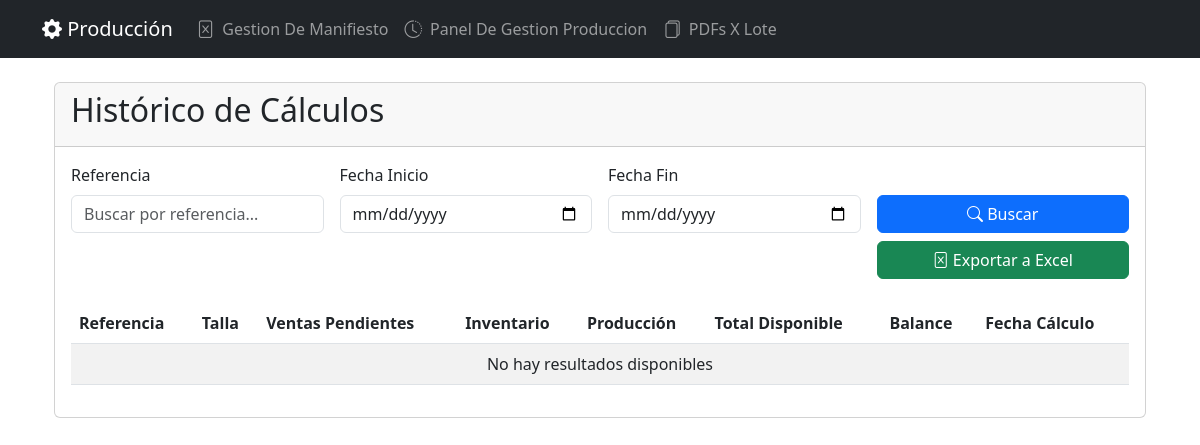
Page /calculadora/historico/?page=195 on the earlier database version.
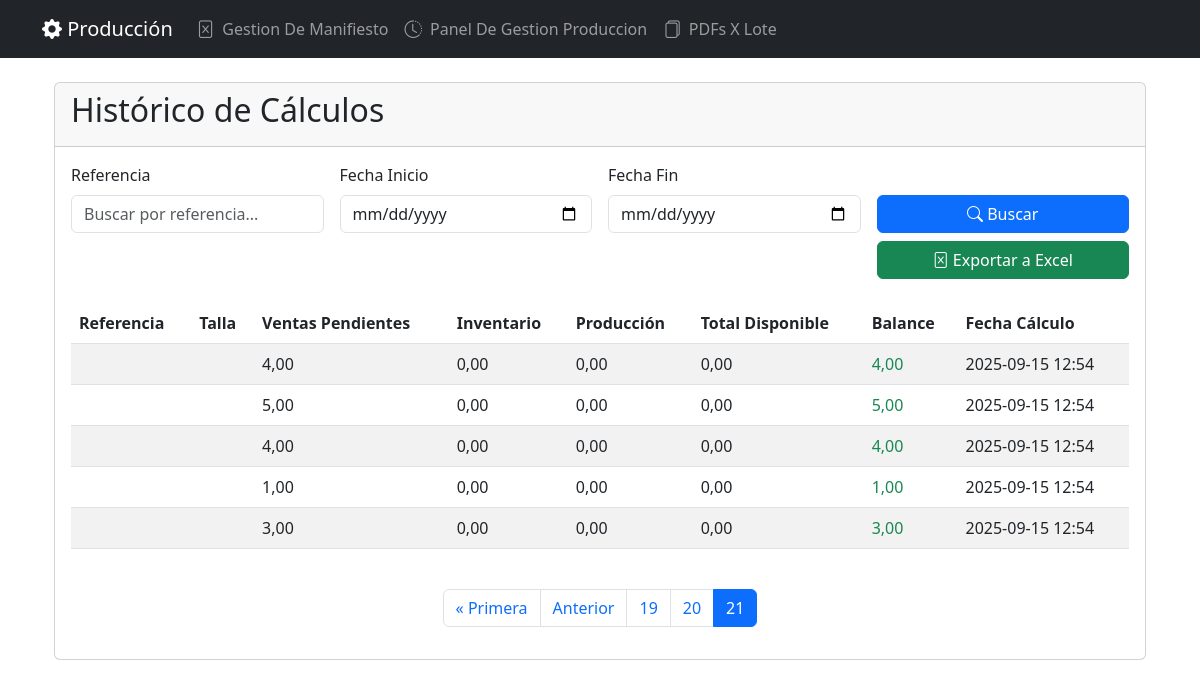
Same page on the later database version.
### excel_calculator/models.py (models this page shows, shortened)
class ResultadoCalculo(models.Model):
    referencia = models.CharField(max_length=97, help_text='Referencia del producto sin la talla', default='')
    talla = models.CharField(max_length=3, help_text='Talla del producto', default='')
    ventas = models.DecimalField(max_digits=15, decimal_places=2, default=0,
                               help_text='Cantidad pendiente de ventas')
    inventario = models.DecimalField(max_digits=15, decimal_places=2, default=0,
                                   help_text='Saldo actual en inventario')
    produccion = models.DecimalField(max_digits=15, decimal_places=2, default=0,
                                   help_text='Saldo por entregar de producción')
    total_disponible = models.DecimalField(max_digits=15, decimal_places=2, default=0,
                                         help_text='Suma de inventario y producción')
    balance = models.DecimalField(max_digits=15, decimal_places=2, default=0,
                                help_text='Ventas - Total Disponible')
    fecha_calculo = models.DateTimeField(auto_now_add=True)
    class Meta:
        ordering = ['referencia', 'talla', '-fecha_calculo']

### excel_calculator/views_historico.py (the view, shortened to what this page needs)
# urls.py: path('historico/', views_historico.historico_calculos, name='historico_calculos'),
def historico_calculos(request):
    referencia = request.GET.get('referencia', '').strip()
    fecha_inicio = request.GET.get('fecha_inicio')
    fecha_fin = request.GET.get('fecha_fin')
    resultados = ResultadoCalculo.objects.all().order_by('-fecha_calculo')
    if referencia:
        resultados = resultados.filter(referencia__icontains=referencia)
    if fecha_inicio:
        resultados = resultados.filter(fecha_calculo__date__gte=fecha_inicio)
    if fecha_fin:
        resultados = resultados.filter(fecha_calculo__date__lte=fecha_fin)
    paginator = Paginator(resultados, 50)  # 50 resultados por página
    page = request.GET.get('page')
    resultados_page = paginator.get_page(page)
    return render(request, 'excel_calculator/historico.html', {
        'resultados': resultados_page,
        'referencia': referencia,
        'fecha_inicio': fecha_inicio,
        'fecha_fin': fecha_fin,
    })

### excel_calculator/templates/excel_calculator/historico.html (shortened to what this page needs)
{% extends 'excel_processor/base.html' %}
{% block content %}
<div class="container mt-4">
    <div class="card">
        <div class="card-header">
            <h2>Histórico de Cálculos</h2>
        </div>
        <div class="card-body">
            <form method="get" class="row g-3 mb-4">
                <div class="col-md-3">
                    <label for="referencia" class="form-label">Referencia</label>
                    <input type="text" class="form-control" id="referencia" name="referencia"
                           value="{{ referencia }}" placeholder="Buscar por referencia...">
                </div>
                <div class="col-md-3">
                    <label for="fecha_inicio" class="form-label">Fecha Inicio</label>
                    <input type="date" class="form-control" id="fecha_inicio" name="fecha_inicio"
                           value="{{ fecha_inicio }}">
                </div>
                <div class="col-md-3">
                    <label for="fecha_fin" class="form-label">Fecha Fin</label>
                    <input type="date" class="form-control" id="fecha_fin" name="fecha_fin"
                           value="{{ fecha_fin }}">
                </div>
                <div class="col-md-3">
                    <label class="form-label">&nbsp;</label>
                    <div class="d-grid gap-2">
                        <button type="submit" class="btn btn-primary">
                            <i class="bi bi-search"></i> Buscar
                        </button>
                        <button type="submit" name="export" value="excel" class="btn btn-success">
                            <i class="bi bi-file-excel"></i> Exportar a Excel
                        </button>
                    </div>
                </div>
            </form>
            <div class="table-responsive">
                <table class="table table-striped">
                    <thead>
                        <tr>
                            <th>Referencia</th>
                            <th>Talla</th>
                            <th>Ventas Pendientes</th>
                            <th>Inventario</th>
                            <th>Producción</th>
                            <th>Total Disponible</th>
                            <th>Balance</th>
                            <th>Fecha Cálculo</th>
                        </tr>
                    </thead>
                    <tbody>
                        {% for resultado in resultados %}
                        <tr>
                            <td>{{ resultado.referencia }}</td>
                            <td>{{ resultado.talla }}</td>
                            <td>{{ resultado.ventas }}</td>
                            <td>{{ resultado.inventario }}</td>
                            <td>{{ resultado.produccion }}</td>
                            <td>{{ resultado.total_disponible }}</td>
                            <td class="{% if resultado.balance < 0 %}text-danger{% else %}text-success{% endif %}">
                                {{ resultado.balance }}
                            </td>
                            <td>{{ resultado.fecha_calculo|date:"Y-m-d H:i" }}</td>
                        </tr>
                        {% empty %}
                        <tr>
                            <td colspan="8" class="text-center">No hay resultados disponibles</td>
                        </tr>
                        {% endfor %}
                    </tbody>
                </table>
            </div>
            {% if resultados.has_other_pages %}
            <nav aria-label="Paginación" class="mt-4">
                <ul class="pagination justify-content-center">
                    {% if resultados.has_previous %}
                    <li class="page-item">
                        <a class="page-link" href="?page=1">&laquo; Primera</a>
                    </li>
                    <li class="page-item">
                        <a class="page-link" href="?page={{ resultados.previous_page_number }}">Anterior</a>
                    </li>
                    {% endif %}
                    {% for num in resultados.paginator.page_range %}
                        {% if resultados.number == num %}
                        <li class="page-item active">
                            <span class="page-link">{{ num }}</span>
                        </li>
                        {% elif num > resultados.number|add:'-3' and num < resultados.number|add:'3' %}
                        <li class="page-item">
                            <a class="page-link" href="?page={{ num }}">{{ num }}</a>
                        </li>
                        {% endif %}
                    {% endfor %}
                </ul>
            </nav>
            {% endif %}
        </div>
    </div>
</div>
{% endblock %}

### excel_processor/templates/excel_processor/base.html (shortened to what this page needs)
<!DOCTYPE html>
<html lang="es">
<head>
    <link rel="stylesheet" href="https://cdn.jsdelivr.net/npm/bootstrap@5.3.0/dist/css/bootstrap.min.css">
    <link rel="stylesheet" href="https://cdn.jsdelivr.net/npm/bootstrap-icons@1.11.1/font/bootstrap-icons.css">
</head>
<body>
<nav class="navbar navbar-expand-lg navbar-dark bg-dark mb-4">
  <div class="container">
    <a class="navbar-brand" href="/excel/"><i class="bi bi-gear-fill"></i> Producción</a>
    <div class="collapse navbar-collapse" id="navbarMain">
      <ul class="navbar-nav me-auto mb-2 mb-lg-0">
        <li class="nav-item"><a class="nav-link" href="/excel/manifiestos/"><i class="bi bi-file-excel"></i> Gestion De Manifiesto</a></li>
        <li class="nav-item"><a class="nav-link" href="/excel/produccion/"><i class="bi bi-clock-history"></i> Panel De Gestion Produccion</a></li>
        <li class="nav-item"><a class="nav-link" href="/excel/pdf-batch/"><i class="bi bi-files"></i>PDFs X Lote</a></li>
      </ul>
    </div>
  </div>
</nav>
<div class="container">
    {% block content %}{% endblock %}
</div>
</body>
</html>

### excel_processor/templates/excel_processor/base.html (style rules this page uses)
.nav-item .nav-link { display: flex; align-items: center; gap: 0.5rem; }
.nav-item .nav-link i { font-size: 1.1rem; }

Differences in the rows shown:
added ResultadoCalculo: ventas "4,00", inventario "0,00", produccion "0,00", total_disponible "0,00", balance "4,00", fecha_calculo "2025-09-15 12:54"
added ResultadoCalculo: ventas "5,00", inventario "0,00", produccion "0,00", total_disponible "0,00", balance "5,00", fecha_calculo "2025-09-15 12:54"
added ResultadoCalculo: ventas "4,00", inventario "0,00", produccion "0,00", total_disponible "0,00", balance "4,00", fecha_calculo "2025-09-15 12:54"
added ResultadoCalculo: ventas "1,00", inventario "0,00", produccion "0,00", total_disponible "0,00", balance "1,00", fecha_calculo "2025-09-15 12:54"
added ResultadoCalculo: ventas "3,00", inventario "0,00", produccion "0,00", total_disponible "0,00", balance "3,00", fecha_calculo "2025-09-15 12:54"
Other differences:
text no longer shown: "No hay resultados disponibles"
text now shown: "« Primera Anterior"
new list line: "19"
new list line: "20"
new list line: "21"
